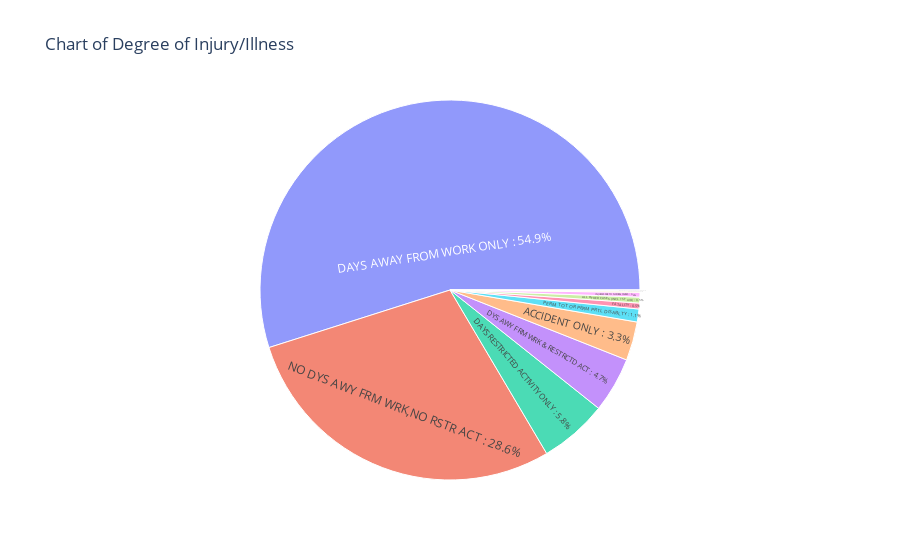

The notebook cell this image was saved under:
### Code cell
counts_degree_injury = df["DEGREE_INJURY"].value_counts()
# Calculate total count for degree of injury
total_count_degree_injury = counts_degree_injury.sum()

# Calculate percentage value for each degree of injury category
percentage_degree_injury = ((counts_degree_injury / total_count_degree_injury) * 100).round(1)

# Create a DataFrame with the percentages for degree of injury
df_degree_injury = pd.DataFrame({'Percentage': percentage_degree_injury})

# Add the degree of injury category as a new column in the DataFrame
df_degree_injury['Degree of Injury'] = df_degree_injury.index

# Create the sunburst chart
fig = go.Figure(go.Sunburst(
    ids=df_degree_injury['Degree of Injury'],
    labels=df_degree_injury['Degree of Injury'] + ' : ' + df_degree_injury['Percentage'].astype(str) + '%',
    parents=[''] * len(df_degree_injury),
    values=df_degree_injury['Percentage'],
))

# Update the layout
fig.update_layout(
    title='Chart of Degree of Injury/Illness',
)

fig.show()

### Figure 1 — Plotly figure (JSON) as saved in the notebook; plotly's stock layout.template omitted (floating-point values rounded to 4 significant figures)
{"data": [{"ids": ["DAYS AWAY FROM WORK ONLY", "NO DYS AWY FRM WRK,NO RSTR ACT", "DAYS RESTRICTED ACTIVITY ONLY", "DYS AWY FRM WRK & RESTRCTD ACT", "ACCIDENT ONLY", "PERM TOT OR PERM PRTL DISABLTY", "FATALITY", "ALL OTHER CASES (INCL 1ST AID)", "INJURIES DUE TO NATURAL CAUSES", "NO VALUE FOUND", "INJURIES INVOLVNG NONEMPLOYEES", "OCCUPATNAL ILLNESS NOT DEG 1-6"], "labels": ["DAYS AWAY FROM WORK ONLY : 54.9%", "NO DYS AWY FRM WRK,NO RSTR ACT : 28.6%", "DAYS RESTRICTED ACTIVITY ONLY : 5.8%", "DYS AWY FRM WRK & RESTRCTD ACT : 4.7%", "ACCIDENT ONLY : 3.3%", "PERM TOT OR PERM PRTL DISABLTY : 1.1%", "FATALITY : 0.5%", "ALL OTHER CASES (INCL 1ST AID) : 0.5%", "INJURIES DUE TO NATURAL CAUSES : 0.4%", "NO VALUE FOUND : 0.1%", "INJURIES INVOLVNG NONEMPLOYEES : 0.1%", "OCCUPATNAL ILLNESS NOT DEG 1-6 : 0.0%"], "parents": ["", "", "", "", "", "", "", "", "", "", "", ""], "type": "sunburst", "values": [54.9, 28.6, 5.8, 4.7, 3.3, 1.1, 0.5, 0.5, 0.4, 0.1, 0.1, 0]}], "layout": {"title": {"text": "Chart of Degree of Injury/Illness"}}}
